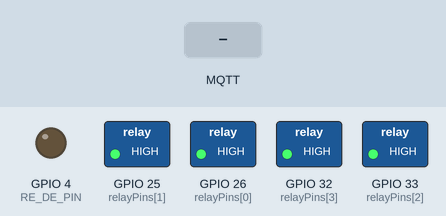
Recording of a sketch running on a simulated ESP32. On the bench: switched loads named in the sketch (green lamp = pin HIGH), output pins drawn as LEDs (lit = HIGH). Inputs (shaded band) come from the test bench. WiFi joins after 1.5 s; servers stay silent unless stated; no MQTT or app messages arrive unless stated; what the sketch prints to the serial monitor is not drawn.

Above: at 2.7 s.
2.8 s: MQTT message "ON" arrives on the first subscribed topic
At 4.0 s:
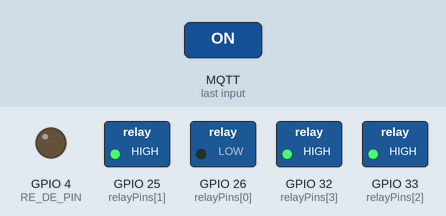
4.3 s: MQTT message "ON" arrives on the second subscribed topic
At 5.3 s:
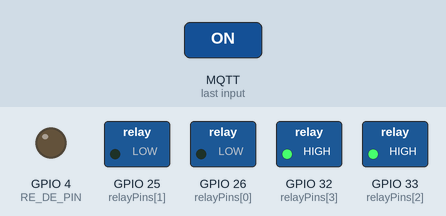
Timing chart, 0 to 7.3 s (numbered marks = the images above; inputs shaded):
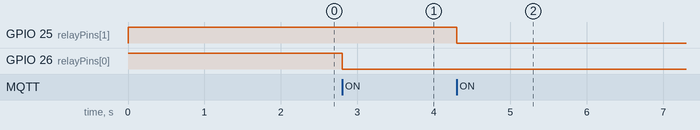

The sketch:

webtoESP32.ino
```cpp
#include <WiFi.h>
#include <PubSubClient.h>
#include <ModbusMaster.h>
#include <ArduinoJson.h>

// --- 1. ตั้งค่าการเชื่อมต่อ ---
const char* ssid = "Natachat-Floor-1_5G";
const char* password = "mxaagdf8";
const char* mqtt_server = "192.168.1.104"; // แก้ไขเป็น IP ของเครื่องคอมพิวเตอร์ที่รัน Broker (เดิม: 119.59.99.233)
const char* mqtt_user = "aiotchlorella";
const char* mqtt_pass = "P@$$w0rd2025";
const char* mqtt_topic_pub = "weather/station/data";

// --- 2. การตั้งค่าขา Pin และ Topics ---
// G26 = Pump, G25 = Light, G33 = Fan, G32 = (Spare)
const int relayPins[] = {26, 25, 33, 32};

// Subscription topics (รับคำสั่งจาก Dashboard)
const char* relayTopics[] = {
  "/station1/pump/status/control",
  "/station1/light/status/control",
  "/station1/fan/status/control",
  "/station1/spare/status/control"
};

// Publisher topics (ส่งสถานะยืนยันกลับ Dashboard)
const char* responseTopics[] = {
  "/station1/pump/status/response",
  "/station1/light/status/response",
  "/station1/fan/status/response",
  "/station1/spare/status/response"
};

#define RXD2 16
#define TXD2 17
#define RE_DE_PIN 4

WiFiClient espClient;
PubSubClient client(espClient);
ModbusMaster node;

// ฟังก์ชันควบคุมทิศทาง RS485
void preTransmission() { digitalWrite(RE_DE_PIN, 1); delay(1); }
void postTransmission() { delay(1); digitalWrite(RE_DE_PIN, 0); }

// --- ฟังก์ชันรับคำสั่งและส่งสถานะยืนยันกลับ (Feedback Loop) ---
void callback(char* topic, byte* payload, unsigned int length) {
  String message = "";
  for (int i = 0; i < length; i++) { message += (char)payload[i]; }
  String topicStr = String(topic);

  // ระบบ Dashboard ส่งมาเป็น "ON" หรือ "OFF"
  for (int i = 0; i < 4; i++) {
    if (topicStr == relayTopics[i]) {
      if (message == "ON") {
        digitalWrite(relayPins[i], LOW);  // สั่ง LOW คือเปิด (Active Low)
        client.publish(responseTopics[i], "ON", true);
      } else if (message == "OFF") {
        digitalWrite(relayPins[i], HIGH); // สั่ง HIGH คือปิด (Active Low)
        client.publish(responseTopics[i], "OFF", true);
      }
      Serial.printf("Topic %s -> Relay pin %d %s (Confirmed)\n", topicStr.c_str(), relayPins[i], message.c_str());
    }
  }
}

void setup_wifi() {
  Serial.print("Connecting to WiFi...");
  WiFi.begin(ssid, password);
  while (WiFi.status() != WL_CONNECTED) { delay(500); Serial.print("."); }
  Serial.println("\nWiFi Connected");
}

void reconnect() {
  while (!client.connected()) {
    // ใส่ User / Password สำหรับ MQTT
    if (client.connect("ESP32WeatherStation", mqtt_user, mqtt_pass)) {
      for (int i = 0; i < 4; i++) client.subscribe(relayTopics[i]);
      Serial.println("MQTT Connected & Subscribed to controls");
    } else {
      Serial.print("Failed, rc="); Serial.print(client.state());
      delay(5000);
    }
  }
}

void setup() {
  Serial.begin(115200);

  // ตั้งค่า Relay เป็น Active Low ดังนั้นตอนเริ่มต้นให้เป็น HIGH เพื่อ "ปิด"
  for (int i = 0; i < 4; i++) {
    pinMode(relayPins[i], OUTPUT);
    digitalWrite(relayPins[i], HIGH);
  }

  // ตั้งค่า RE/DE สำหรับ RS485
  pinMode(RE_DE_PIN, OUTPUT);
  digitalWrite(RE_DE_PIN, 0);

  // เริ่มต้น Modbus
  Serial2.begin(9600, SERIAL_8N1, RXD2, TXD2);
  node.begin(1, Serial2);
  node.preTransmission(preTransmission);
  node.postTransmission(postTransmission);

  setup_wifi();
  // เปลี่ยน IP เป็นของ EGAT ระบบ (119.59.99.233:1883)
  client.setServer(mqtt_server, 1883);
  client.setCallback(callback);
  client.setBufferSize(512); // รองรับ JSON ขนาดใหญ่
}

void loop() {
  if (!client.connected()) reconnect();
  client.loop();

  static unsigned long lastSend = 0;
  if (millis() - lastSend >= 5000) {
    lastSend = millis();

    uint16_t id_val = 0;
    // 1. อ่าน ID อุปกรณ์ (Reg 2000)
    if (node.readHoldingRegisters(2000, 1) == node.ku8MBSuccess) {
      id_val = node.getResponseBuffer(0);
    }

    delay(100); // พักช่วงเล็กน้อยกัน Modbus ชนกัน

    // 2. อ่านค่า Humidity, Temp, Pressure (Reg 500-505)
    uint8_t result = node.readHoldingRegisters(500, 6);

    if (result == node.ku8MBSuccess) {
      StaticJsonDocument<512> doc;
      doc["sensor_id"]   = "Sensor_" + String(id_val);
      doc["humidity"]    = node.getResponseBuffer(0) / 10.0;
      doc["temperature"] = (int16_t)node.getResponseBuffer(1) / 10.0;
      doc["pressure"]    = node.getResponseBuffer(5) / 10.0;
      doc["timestamp"]   = millis();

      char buffer[512];
      serializeJson(doc, buffer);
      client.publish(mqtt_topic_pub, buffer);

      // แถม: ถ้าอยากให้หน้าเว็บอ่านค่าอุณหภูมิได้แบบเดียวกับ test sensor
      // ให้ส่งเข้ามาที่ topic /station1/temp/value ด้วยก็ได้ครับ
      // String tempValue = String((int16_t)node.getResponseBuffer(1) / 10.0);
      // client.publish("/station1/temp/value", tempValue.c_str());

      Serial.println("Data Published: " + String(buffer));
    } else {
      Serial.print("Modbus Read Error: "); Serial.println(result, HEX);
    }
  }
}
```

Measured:
- after the input at 2.8 s, GPIO 26 (relayPins[0]): HIGH → LOW at once
- after the input at 4.3 s, GPIO 25 (relayPins[1]): HIGH → LOW at once
